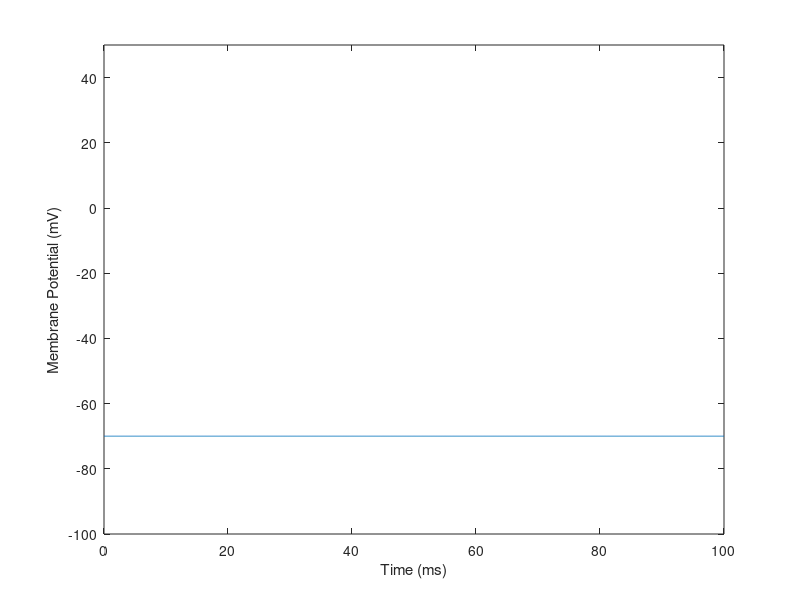
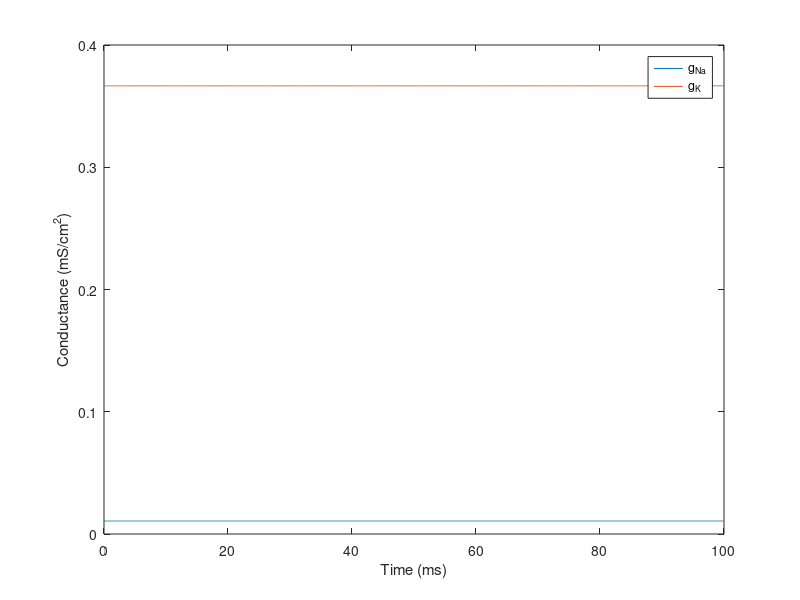

These figures' MATLAB source, in order:


%first, initialize time step
dt = .01;
t = 0:dt:100;
ts = 5/dt;

%No stimulus
I = 0;

%set up constants--------------------------------------------------
%These are the maximum conductances for each ion in (mS/cm^2)
gbK = 36;
gbNa = 120;
gbL = 0.3;

%Membrane capacitence is standard (microF/cm^2)
Cm = 1;

%these are the Nernst Potentials in mV
EK = -12;
ENa = 115;
EL = 10.6;

%this is the resting potential in mV
Vrest = -70;

%Initialize displacements
Vm = Vrest; % Vm is potential inside minus potential putside
V = abs(Vm)-abs(Vrest); % difference from Vm and resting value
VK = EK-abs(Vrest);
VNa = ENa-abs(Vrest);
VL = EL-abs(Vrest);

%initialize gating variables (rate constants)
alphaM = .1 * ((25 - V) / (exp((25 - V) / 10) - 1));
betaM = 4*exp(-V/18);
alphaN = .01 * ((10 - V) / (exp((10-V) / 10) - 1));
betaN = .125*exp(-V/80);
alphaH = .07*exp(-V/20);
betaH = 1 / (exp((30 - V) / 10) + 1);


%initialize particle probability 
n = alphaN / (alphaN + betaN);
m = alphaM / (alphaM + betaM);
h = alphaH / (alphaH + betaH);

%initialize conductance
gK = [n^4 * gbK];
gNa = [m^3 * gbNa * h];

%Run a for loop to caluclate Vm at each time step
for i = 1:length(t)-1
    
    % calculate gating variables
    alphaM = .1 * ((25 - V(i)) / (exp((25 - V(i)) / 10) - 1));
    betaM = 4*exp(-V(i)/18);
    alphaN = .01 * ((10 - V(i)) / (exp((10-V(i)) / 10) - 1));
    betaN = .125*exp(-V(i)/80);
    alphaH = .07*exp(-V(i)/20);
    betaH = 1 / (exp((30 - V(i)) / 10) + 1);

    
    dn = alphaN * (1-n) - betaN*n;
    dm = alphaM * (1-m) - betaM*m;
    dh = alphaH * (1-h) - betaH*h;

    %Calculate probabilities
    n = n + dn*dt;
    m = m + dm*dt;
    h = h + dh*dt;
    
    %Determine if stimulation is on.
%     if i <= (ts+150) && i >= 150
%         I = 50;
%     else
%         I = 0;
%     end

    
    % calculate conductances
    gNa(i+1) = m^3*gbNa*h;
    gK(i+1) = n^4*gbK;
    
    % calculate currents
    INa = gNa(i+1)*(Vm(i)-VNa);
    IK = gK(i+1)*(Vm(i)-VK);
    IL = gbL*(Vm(i)-VL);
    
    
    %calculation total current
    Iion = (I-IK-INa-IL);
    
    % calculate membrane potential
    dm = Iion/Cm;
    V(i+1) = V(i)+dm*dt;
    Vm(i+1) = Vrest+V(i+1);
end

% plot Vm
figure(1)
plot(t,Vm)
xlabel('Time (ms)')
ylabel('Membrane Potential (mV)')
axis([0 100 -100 50]);

% plot conductances
figure(2)
plot(t,gNa,t,gK)
legend('g_{Na}','g_K')
xlabel('Time (ms)')
ylabel('Conductance (mS/cm^2)')
